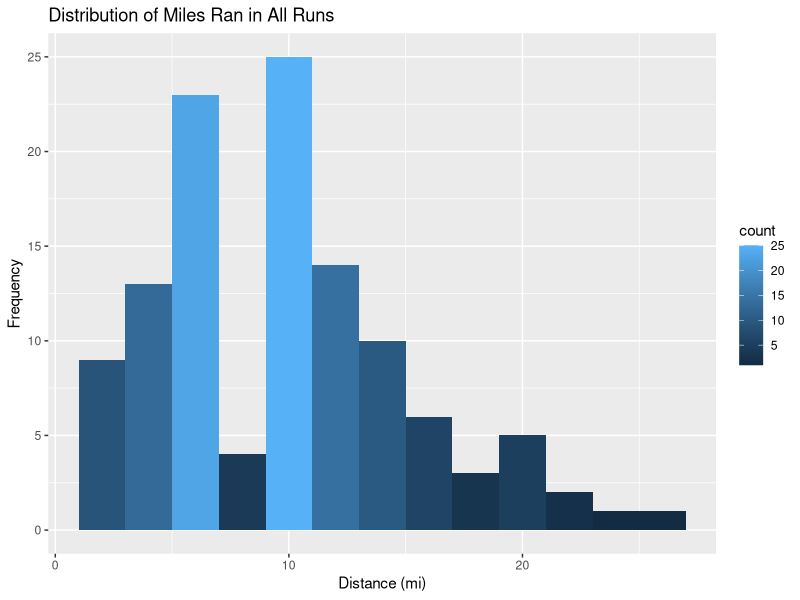
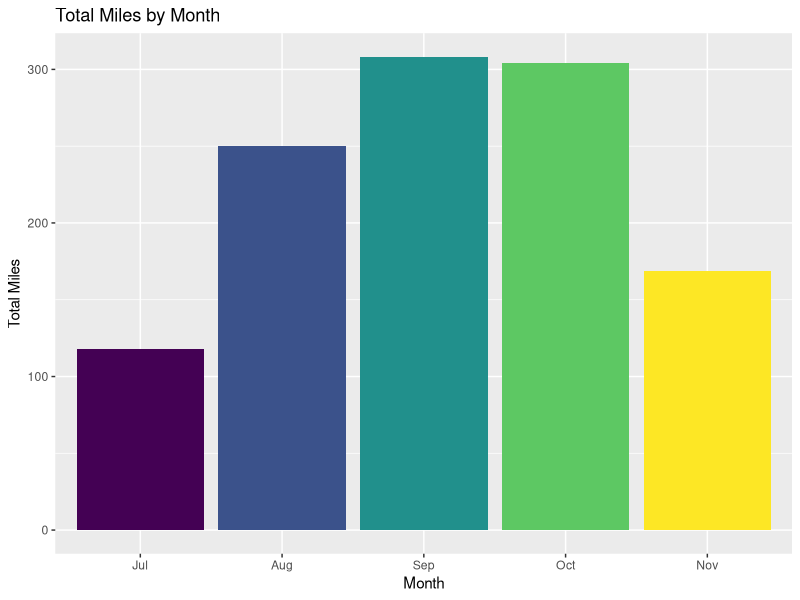
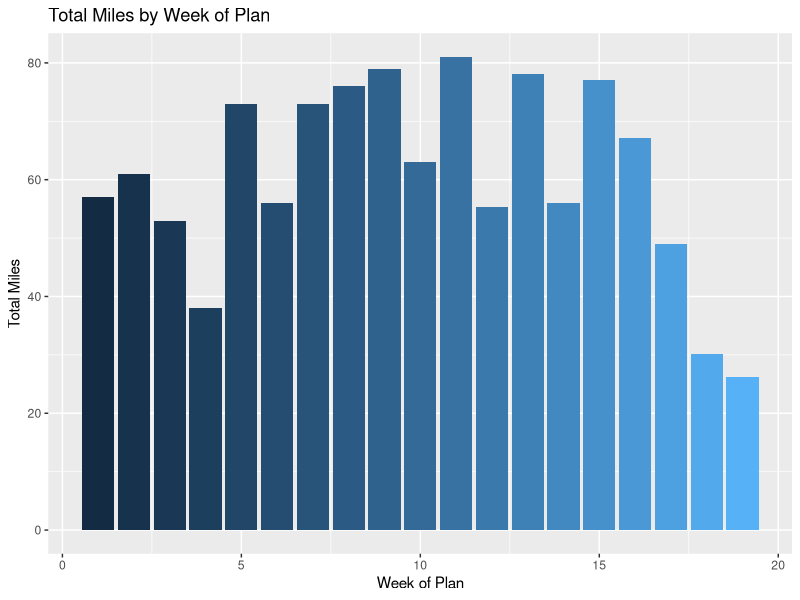
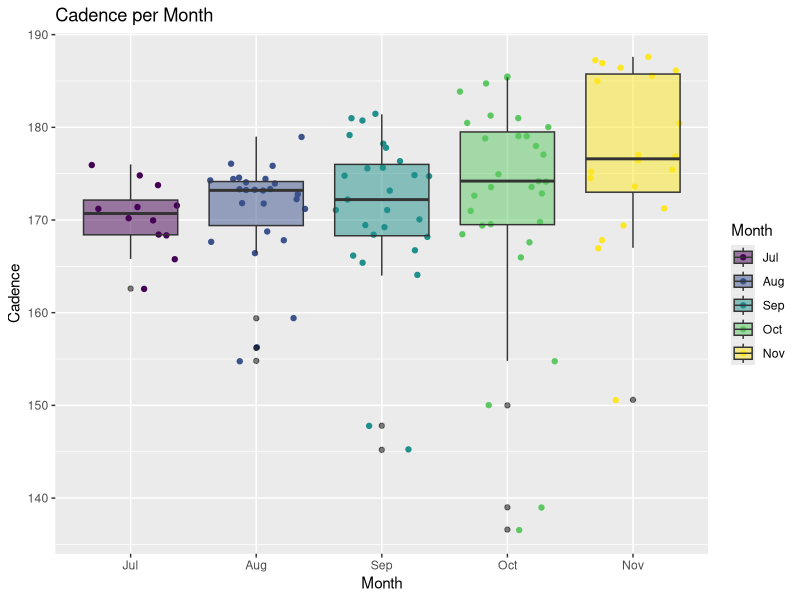
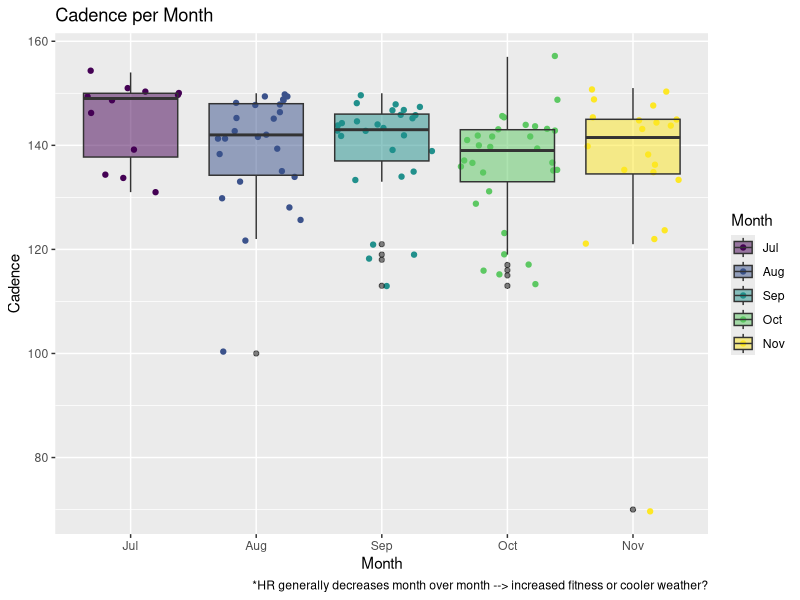
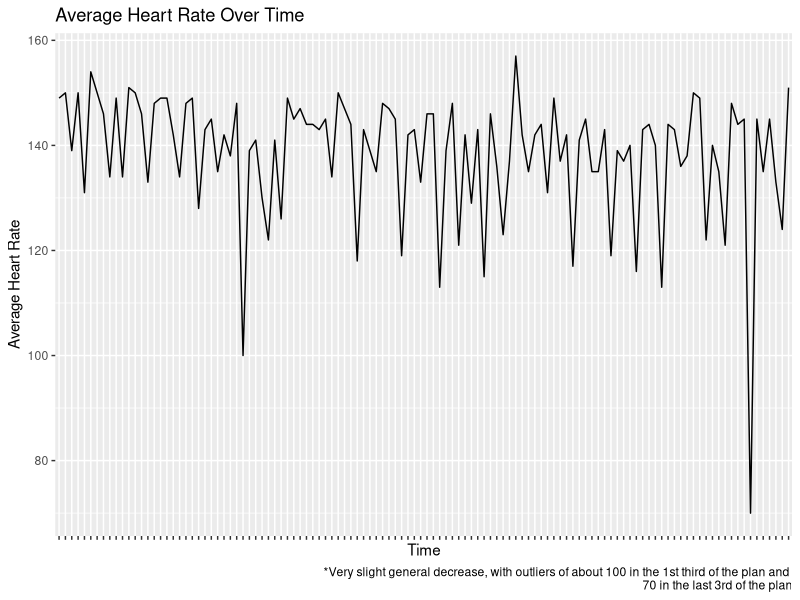
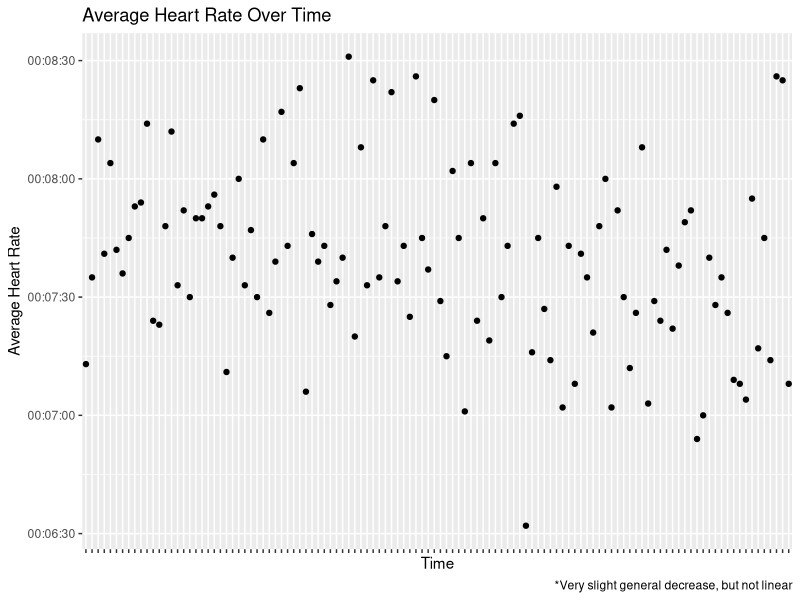
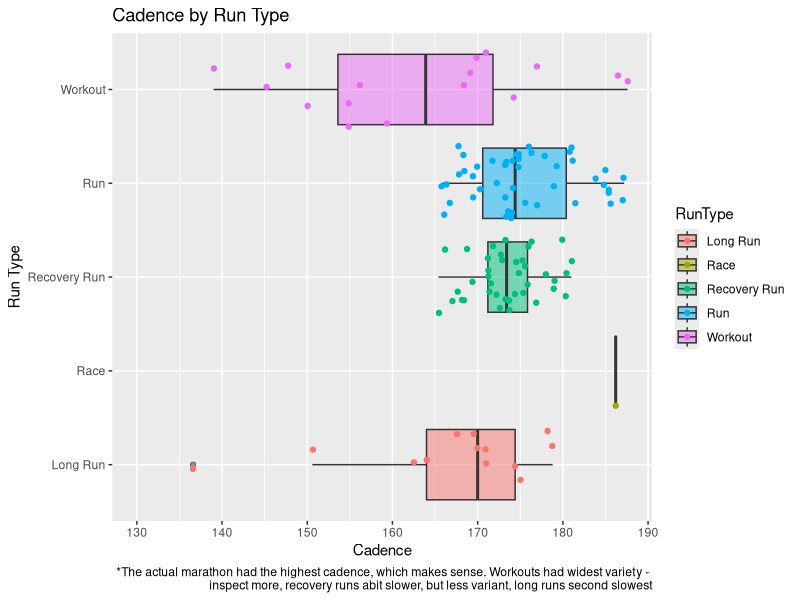

Here is the R script that generated these plots, in order: (Note: this script raises an error after producing the figures.)
#install.packages("stringr")  - for manipulating string values
#install.packages("tidyr")    - data cleansing
#install.packages("plyr")     - for renaming columns

setwd("C:/Users/snewns/Dropbox/RunningAnalysis/R_Backups")
#setwd("C:/Users/Nimz/Dropbox/RunningAnalysis/R_Backups")

runs <- read.csv("cleanedMarathonTrainingData.csv")
str(runs)

#remove 1st col
runs$X <- NULL
head(runs,2)
#summary(runs)

#can't save POSIXct into CSV, must change here
runs$Time <- as.POSIXct(runs$Time)#, format = '%H:%M:%S')
runs$Avg.Pace <- as.POSIXct(runs$Avg.Pace)#, format = '%H:%M:%S')
str(runs)

#can't save ordered factors in CSV, must change here
runs$Month <- factor(runs$Month, ordered = TRUE, levels = c("Jul","Aug","Sep","Oct","Nov"))
class(runs$Month)

#load ggplot2
library(ggplot2)

#distance histogram
ggplot(data = runs, aes(x = Distance)) + 
  geom_histogram(binwidth = 2, aes(fill = ..count..)) + 
  xlab("Distance (mi)") + 
  ylab("Frequency") + 
  ggtitle("Distribution of Miles Ran in All Runs") 
  #labs(caption="*Majority of runs were between 9 and 11 miles, 
    #   with a suprisingly low number of runs between 7 and 9 miles")

#check data
#tapply(runs$Distance,runs$Month,sum)


#graph table above --> miles by month bars
ggplot(data = runs, aes(x = Month, y = Distance, fill = Month)) + 
  geom_bar(stat="identity") +
  xlab("Month") + 
  ylab("Total Miles") + 
  guides(fill=FALSE) +
  ggtitle("Total Miles by Month")

#graph table above --> miles by week bars
ggplot(data = runs, aes(x = weekNumber, y = Distance, fill = weekNumber)) + 
  geom_bar(stat="identity") +
  xlab("Week of Plan") + 
  ylab("Total Miles") + 
  guides(fill=FALSE) +
  ggtitle("Total Miles by Week of Plan")

#avg. cadence grouped by month
ggplot(data = runs, aes(Month, Cad)) + 
  geom_jitter(aes(colour = Month)) +
  geom_boxplot(aes(fill = Month), 
               outlier.colour = "black", alpha = 0.5) + #geom_jitter()
  xlab("Month") + 
  ylab("Cadence") + 
  ggtitle("Cadence per Month") 


#avg. HR grouped by month
ggplot(data = runs, aes(Month, Avg.HR)) + 
  geom_jitter(aes(colour = Month)) +
  geom_boxplot(aes(fill = Month), 
               outlier.colour = "black", alpha = 0.5) + #geom_jitter()
  xlab("Month") + 
  ylab("Cadence") + 
  ggtitle("Cadence per Month") + 
  labs(caption="*HR generally decreases month over month --> increased fitness or cooler weather?")
#tbl <- tapply(runs$Avg.HR,runs$Month,median)

#average heart rate over plan line
ggplot(data = runs, aes(x = Date, y = Avg.HR)) + 
  geom_line(aes(group=1)) +
  theme(axis.text.x = element_blank()) +
  xlab("Time") + 
  ylab("Average Heart Rate") + 
  ggtitle("Average Heart Rate Over Time") + 
  labs(caption="*Very slight general decrease, with outliers of about 100 in the 1st third of the plan and 
70 in the last 3rd of the plan")

#average pace over plan line
ggplot(data = runs, aes(x = Date, y = Avg.Pace)) + 
  geom_point() + # by color? 
  #?stat_smooth() + 
  theme(axis.text.x = element_blank()) +
  xlab("Time") + 
  ylab("Average Heart Rate") + 
  ggtitle("Average Heart Rate Over Time") + 
  labs(caption="*Very slight general decrease, but not linear")

ggplot(data = runs, aes(x=RunType, y=Cad, fill = RunType)) + 
  geom_boxplot(alpha = 0.5) + 
  geom_jitter(aes(colour = RunType)) +
    #stat_summary(fun.y="median", geom="bar", alpha = 0.1) + 
  expand_limits(y = 130) + 
  xlab("Run Type") + 
  ylab("Cadence") + 
  coord_flip() + 
  ggtitle("Cadence by Run Type") + 
  labs(caption="*The actual marathon had the highest cadence, which makes sense. Workouts had widest variety - 
       inspect more, recovery runs abit slower, but less variant, long runs second slowest")

#heart rate by cadence
ggplot(data = runs, aes(x=Cad, y=Avg.HR)) + 
  geom_point(aes(colour = RunType)) +
  xlab("Cadence") + 
  ylab("Average Heart Rate") + 
  ggtitle("Average Hear Rate by Run Type ")


#heart rate by cadence
ggplot(data = runs, aes(x=Elevation.Gain, y=Avg.HR)) + 
  geom_point(aes(colour = RunType)) +
  xlab("Cadence") + 
  ylab("Average Heart Rate") + 
  ggtitle("Average Hear Rate by Run Type ")

ggplot(data = runs, aes(x=Elevation.Gain, y=Max.HR)) + 
  geom_point(aes(colour = RunType)) +
  xlab("Cadence") + 
  ylab("Average Heart Rate") + 
  ggtitle("Average Hear Rate by Run Type ")

((minute(runs$Avg.Pace))+(second(runs$Avg.Pace)/60))
hour = format(as.POSIXct(runs$Avg.Pace,format="%H:%M:%S"),"%M")
minute = format(as.POSIXct(runs$Avg.Pace,format="%H:%M:%S"),"%S")

as.factor(paste(hour,minute,sep=":"))

ggplot(data = runs, aes(x = Date, y = as.factor(paste(hour,minute,sep=":")))) + 
  geom_point() + # by color? 
  #?stat_smooth() + 
  theme(axis.text.x = element_blank()) +
  xlab("Time") + 
  ylab("Average Heart Rate") + 
  ggtitle("Average Heart Rate Over Time") + 
  labs(caption="*Very slight general decrease, but not linear")
